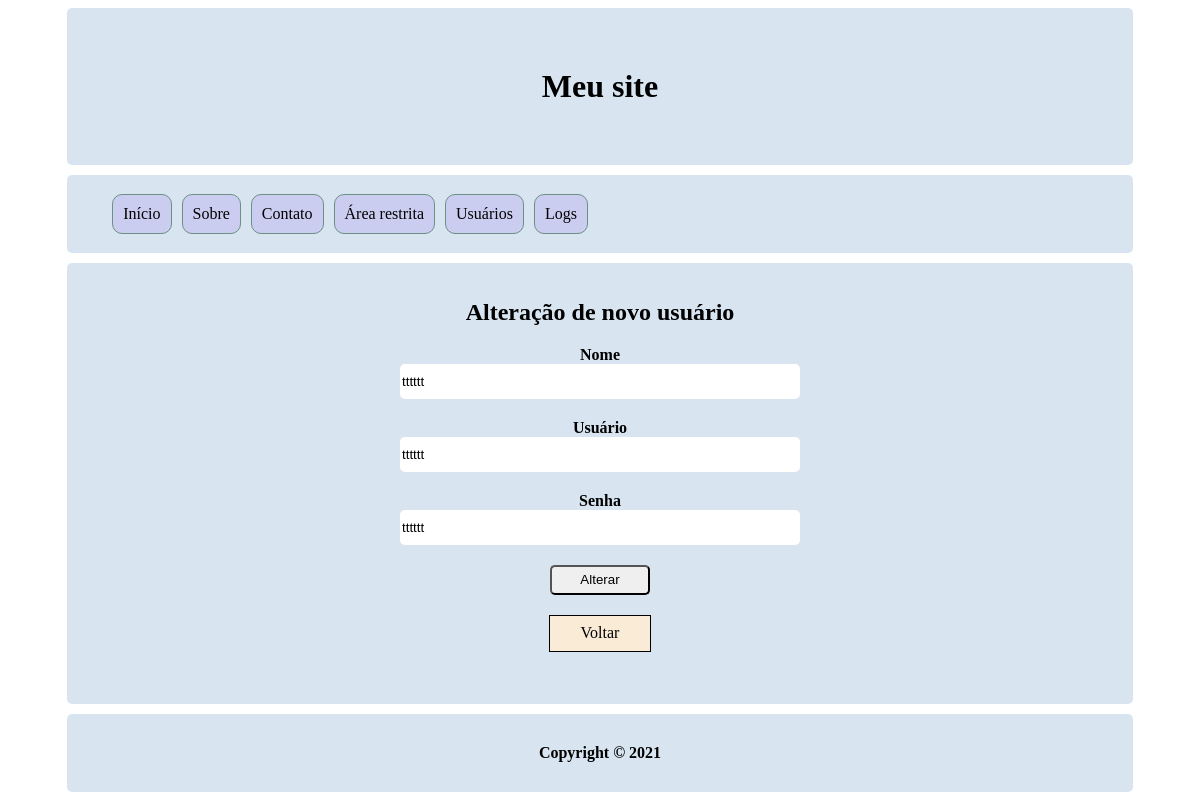
/?pg=usuario/alterar_usuario&id=1 (signed in), run on an earlier commit of the app's database.
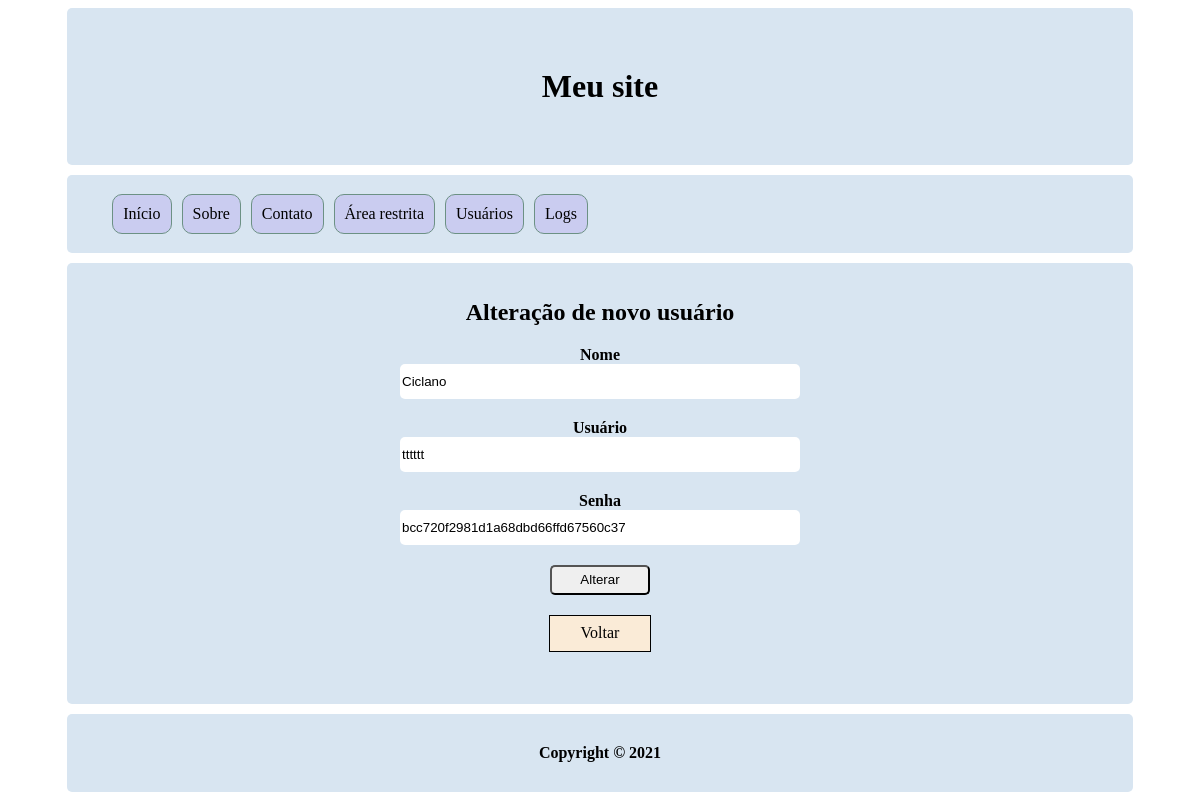
And on a later commit of the database.
### tables this page shows
CREATE TABLE `usuarios` (
  `id` int NOT NULL AUTO_INCREMENT,
  `nome` varchar(100) DEFAULT NULL,
  `usuario` varchar(45) DEFAULT NULL,
  `senha` varchar(200) DEFAULT NULL,
  `data_hora_criacao` datetime DEFAULT NULL,
  `data_hora_atualizacao` datetime DEFAULT NULL,
  PRIMARY KEY (`id`)
);

### paginas/usuario/alterar_usuario.php (the view, shortened to what this page needs)
<?php
    $id = $_GET["id"];
$sql = "SELECT * FROM usuarios WHERE id =". $id;
$result = $conn->query($sql, PDO::FETCH_ASSOC);
?>
<form method="POST">
    <?php
        while($sql = $result->fetch()){
    ?>
<div id="div-form">
    <h2>Alteração de novo usuário</h2>
        <div>
            <label>Nome</label>
            <input type="text" name="nome" value="<?=$sql['nome']?>" placeholder="Digite seu nome..." />
        </div>
        <div>
            <label>Usuário</label>
            <input type="text" name="usuario" value="<?=$sql['usuario']?>" placeholder="Digite seu usuário..." />
        </div>
        <div>
            <label>Senha</label>
            <input type="senha" name="senha" value="<?=$sql['senha']?>" placeholder="Digite sua senha..." />
        </div>
        <button type="submit">Alterar</button>
    </form>
    <?php
        }
    ?>
<div>
<div id="btn-limpar-sessao">
    <a href="?pg=usuario/usuarios">Voltar</a>
</div>

What changed in the data, as far as the page shows it:
changed usuarios "tttttt": nome "tttttt" → "Ciclano"; senha "tttttt" → "bcc720f2981d1a68dbd66ffd67560c37"
